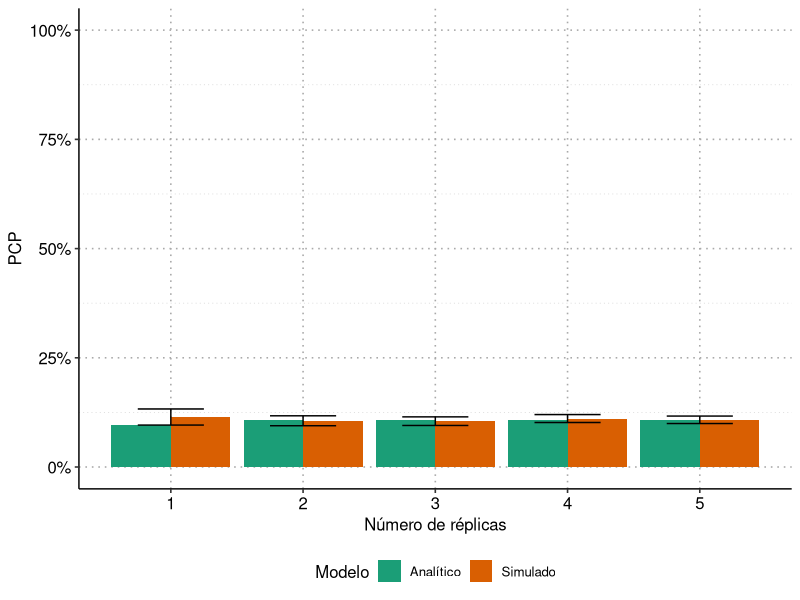
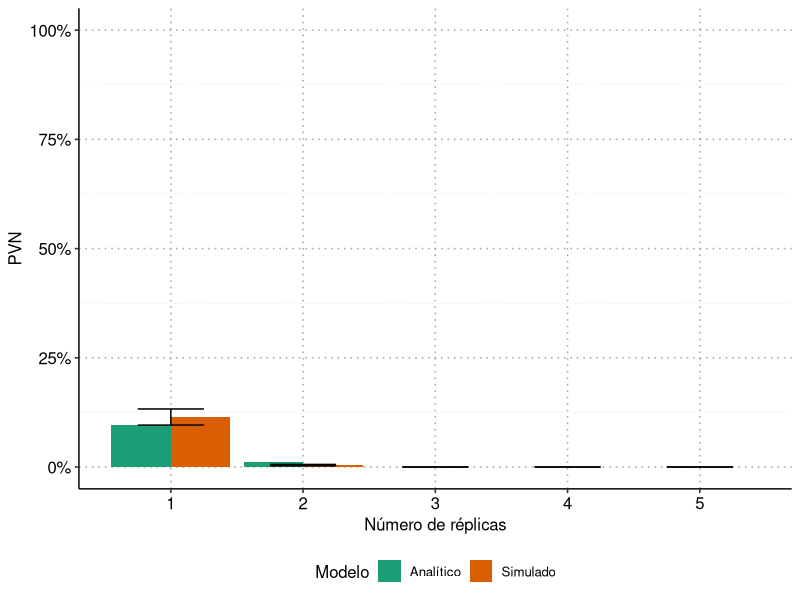
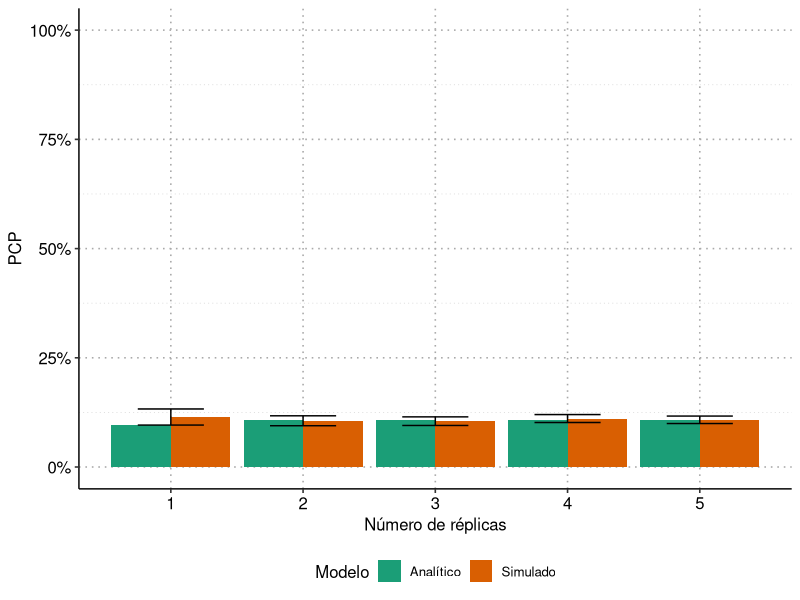
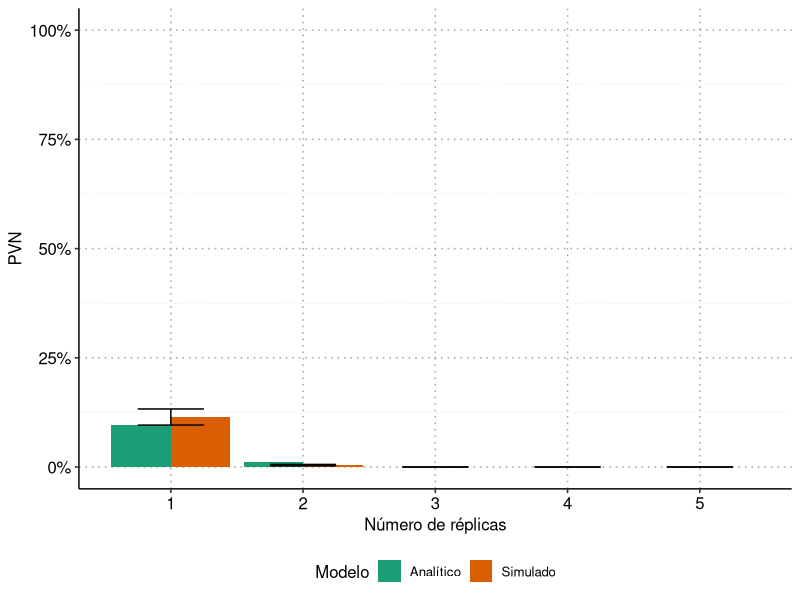

R code for these plots, in order:
## ---- chunk 1
knitr::opts_chunk$set(echo = TRUE)
require(ggplot2)
require(dplyr)
require(ggpubr)
## ---- chunk 2

# Extract
# cat *.out | grep PCP | cut -d' ' -f1 | cut -d: -f2
# cat *.out | grep PVN | cut -d' ' -f1 | cut -d: -f2

# 1 replica
# Run: cd inputgen/; go run main.go --duration=3600000 --r=10 --mu=0.0036 --bigOmega=0.003 --littleOmega=0.0001; cd ..; for i in `seq 1 10`; do go run main.go --rate=1 --warmup=0 --d=1h --i=inputgen/input_$i.csv > r1_$i.out; done
# Pack output: zip sim_1_out.zip r1_*.out

sim_1 <- data.frame("n"=1,
                    "pcp"=c(0.231876,0.097039,0.051976,0.093941,0.045551,0.152682,0.107873,0.135808,0.083458,0.079348,0.116016,0.069067,0.105772,0.201415,0.172598,0.131679,0.139450,0.083581,0.053739,0.201057,0.059495,0.191902,0.061721,0.133258,0.080955,0.085603,0.073845,0.142468,0.140606,0.109979),
                    "pvn"=c(0.231876,0.097039,0.051976,0.093941,0.045551,0.152682,0.107873,0.135808,0.083458,0.079348,0.116016,0.069067,0.105772,0.201415,0.172598,0.131679,0.139450,0.083581,0.053739,0.201057,0.059495,0.191902,0.061721,0.133258,0.080955,0.085603,0.073845,0.142468,0.140606,0.109979))

# 2 replicas
# Run: cd clustergo; for i in `seq 1 10`; do cd inputgen/; go run main.go --duration=3600000 --r=2 --mu=0.0036 --bigOmega=0.003 --littleOmega=0.0001; cd ..;  go run main.go --rate=1 --warmup=0 --d=1h --i=inputgen/input_1.csv,inputgen/input_2.csv > r2_$i.out; rm inputgen/input_*.csv; done
# Pack output: zip sim_2_out.zip r2_*.out; rm *.out

sim_2 <- data.frame("n"=2,
                    "pcp"=c(0.084379,0.130879,0.094645,0.088449,0.102019,0.112788,0.108854,0.094220,0.077600,0.174837,0.081916,0.076286,0.152145,0.169938,0.080344,0.092575,0.108636,0.071429,0.114786,0.107051,0.071500,0.163362,0.063602,0.076499,0.083898,0.121497,0.093398,0.114043,0.144002,0.121083),
                    "pvn"=c(0.002055,0.001449,0.011509,0.002199,0.010210,0.000000,0.007351,0.010867,0.000000,0.019363,0.002654,0.000000,0.006684,0.003646,0.002860,0.002351,0.002586,0.000000,0.003625,0.005784,0.002701,0.003498,0.003163,0.000277,0.000000,0.006762,0.001064,0.011734,0.000000,0.005259))

# 3 replicas
# Run: for i in `seq 1 10`; do cd inputgen/; go run main.go --duration=3600000 --r=3 --mu=0.0036 --bigOmega=0.003 --littleOmega=0.0001; cd ..;  go run main.go --rate=1 --warmup=0 --d=1h --i=inputgen/input_1.csv,inputgen/input_2.csv,inputgen/input_3.csv > r3_$i.out; rm inputgen/input_*.csv; done
# Pack output: zip sim_3_out.zip r3_*.out; rm *.out

sim_3 <- data.frame("n"=3,
                    "pcp"=c(0.078058,0.102355,0.108870,0.108252,0.136865,0.071004,0.113510,0.100964,0.093358,0.073519,0.076021,0.093621,0.130104,0.145861,0.149979,0.146823,0.112118,0.139088,0.107443,0.072921,0.081015,0.053835,0.124976,0.079671,0.128730,0.082217,0.115721,0.123018,0.118530,0.080040),
                    "pvn"=c(0.000000,0.000000,0.000000,0.000000,0.000000,0.000000,0.000000,0.000000,0.000000,0.000000,0.000000,0.000000,0.000000,0.000000,0.000000,0.000000,0.000000,0.000000,0.000000,0.000000,0.000000,0.000000,0.000000,0.000000,0.000000,0.000000,0.000000,0.000000,0.000000,0.000000))

# 4 Replicas
# Run: for i in `seq 1 10`; do cd inputgen/; go run main.go --duration=3600000 --r=4 --mu=0.0036 --bigOmega=0.003 --littleOmega=0.0001; cd ..;  go run main.go --rate=1 --warmup=0 --d=1h --i=inputgen/input_1.csv,inputgen/input_2.csv,inputgen/input_3.csv,inputgen/input_4.csv > r4_$i.out; rm inputgen/input_*.csv; done
# Pack output: zip sim_4_out.zip r4_*.out; rm *.out

sim_4 <- data.frame("n"=4,
                    "pcp"=c(0.092391,0.193141,0.119707,0.098379,0.114390,0.077782,0.097437,0.111713,0.126066,0.087241,0.106512,0.144235,0.090618,0.115772,0.112606,0.090728,0.082921,0.153324,0.100047,0.134142,0.130463,0.126058,0.094816,0.121627,0.093800,0.116010,0.093591,0.093362,0.088266,0.122434),
                    "pvn"=c(0.000000,0.000000,0.000000,0.000000,0.000000,0.000000,0.000000,0.000000,0.000000,0.000000,0.000000,0.000000,0.000000,0.000000,0.000000,0.000000,0.000000,0.000000,0.000000,0.000000,0.000000,0.000000,0.000000,0.000000,0.000000,0.000000,0.000000,0.000000,0.000000,0.000000))

# 5 Replicas
# Run: for i in `seq 1 10`; do cd inputgen/; go run main.go --duration=3600000 --r=5 --mu=0.0036 --bigOmega=0.003 --littleOmega=0.0001; cd ..;  go run main.go --rate=1 --warmup=0 --d=1h --i=inputgen/input_1.csv,inputgen/input_2.csv,inputgen/input_3.csv,inputgen/input_4.csv,inputgen/input_5.csv > r5_$i.out; rm inputgen/input_*.csv; done
# Pack output: zip sim_5_out.zip r5_*.out; rm *.out

sim_5 <- data.frame("n"=5,
                    "pcp"=c(0.142151,0.082239,0.124050,0.071008,0.135120,0.085755,0.083300,0.109171,0.084452,0.100819,0.068531,0.109139,0.091492,0.091701,0.107683,0.146709,0.125696,0.132023,0.130957,0.102996,0.117156,0.104614,0.117732,0.134748,0.129760,0.101332,0.065629,0.138111,0.105018,0.103950),
                    "pvn"=c(0.000000,0.000000,0.000000,0.000000,0.000000,0.000000,0.000000,0.000000,0.000000,0.000000,0.000000,0.000000,0.000000,0.000000,0.000000,0.000000,0.000000,0.000000,0.000000,0.000000,0.000000,0.000000,0.000000,0.000000,0.000000,0.000000,0.000000,0.000000,0.000000,0.000000))

analytical <- data.frame("n"=c(1,2,3,4,5),
                         "pvn"=c(0.097157, 0.010380, 0.001120, 0.000121, 0.000013),
                         "pcp"=c(0.097157, 0.106840, 0.107875, 0.107986, 0.107999),
                         "modelo"="Analítico")

# Calculates mean, sd, se and IC
# Inspired by: https://www.r-graph-gallery.com/4-barplot-with-error-bar.html
sim_raw_data <- cbind(rbind(sim_1, sim_2, sim_3, sim_4, sim_5),"modelo"="Simulado")
cmp_raw_data <- rbind(sim_raw_data, analytical)
cmp_data <- cmp_raw_data %>%
  group_by(n, modelo) %>%
  summarise( 
    count=n(),
    pvn_mean=mean(pvn),
    pvn_sd=sd(pvn),
    pcp_mean=mean(pcp),
    pcp_sd=sd(pcp)
  ) %>%
  mutate(pvn_se=pvn_sd/sqrt(count))  %>%
  mutate(pvn_ic=pvn_se * qt((1-0.05)/2 + .5, count-1)) %>%
  mutate(pcp_se=pcp_sd/sqrt(count))  %>%
  mutate(pcp_ic=pcp_se * qt((1-0.05)/2 + .5, count-1))

# Graphing results

ggplot(cmp_data, aes(x=n, y=pcp_mean, ymin=pcp_mean-pcp_ic, ymax=pcp_mean+pcp_ic)) +
  geom_bar(aes(fill = modelo), position = position_dodge(), stat="identity") +
  geom_errorbar(position=position_dodge(), width=.5) +
  scale_y_continuous(limit=0:1, labels = function(x) paste0(x*100, "%")) +
  scale_fill_brewer(palette="Dark2") +
  labs(
    x="Número de réplicas",
    y="PCP",
    fill="Modelo") +
  theme_pubr() +
  theme(
    legend.position="bottom",
    panel.grid.major.x = element_line(colour = "darkgray", linetype = 3),
    panel.grid.minor.y = element_line(colour = "lightgray", linetype = 3, size=0.25),
    panel.grid.major.y = element_line(colour = "darkgray", linetype = 3))
ggsave("validation_pcp.png")

ggplot(cmp_data, aes(x=n, y=pvn_mean, ymin=pvn_mean-pvn_ic, ymax=pvn_mean+pvn_ic)) +
  geom_bar(aes(fill = modelo), position = position_dodge(), stat="identity") +
  geom_errorbar(position=position_dodge(), width=.5) +
  scale_y_continuous(limit=0:1, labels = function(x) paste0(x*100, "%")) +
  scale_fill_brewer(palette="Dark2") +
  labs(
    x="Número de réplicas",
    y="PVN",
    fill="Modelo") +
  theme_pubr() +
  theme(
    legend.position="bottom",
    panel.grid.major.x = element_line(colour = "darkgray", linetype = 3),
    panel.grid.minor.y = element_line(colour = "lightgray", linetype = 3, size=0.25),
    panel.grid.major.y = element_line(colour = "darkgray", linetype = 3))
ggsave("validation_pvn.png")
